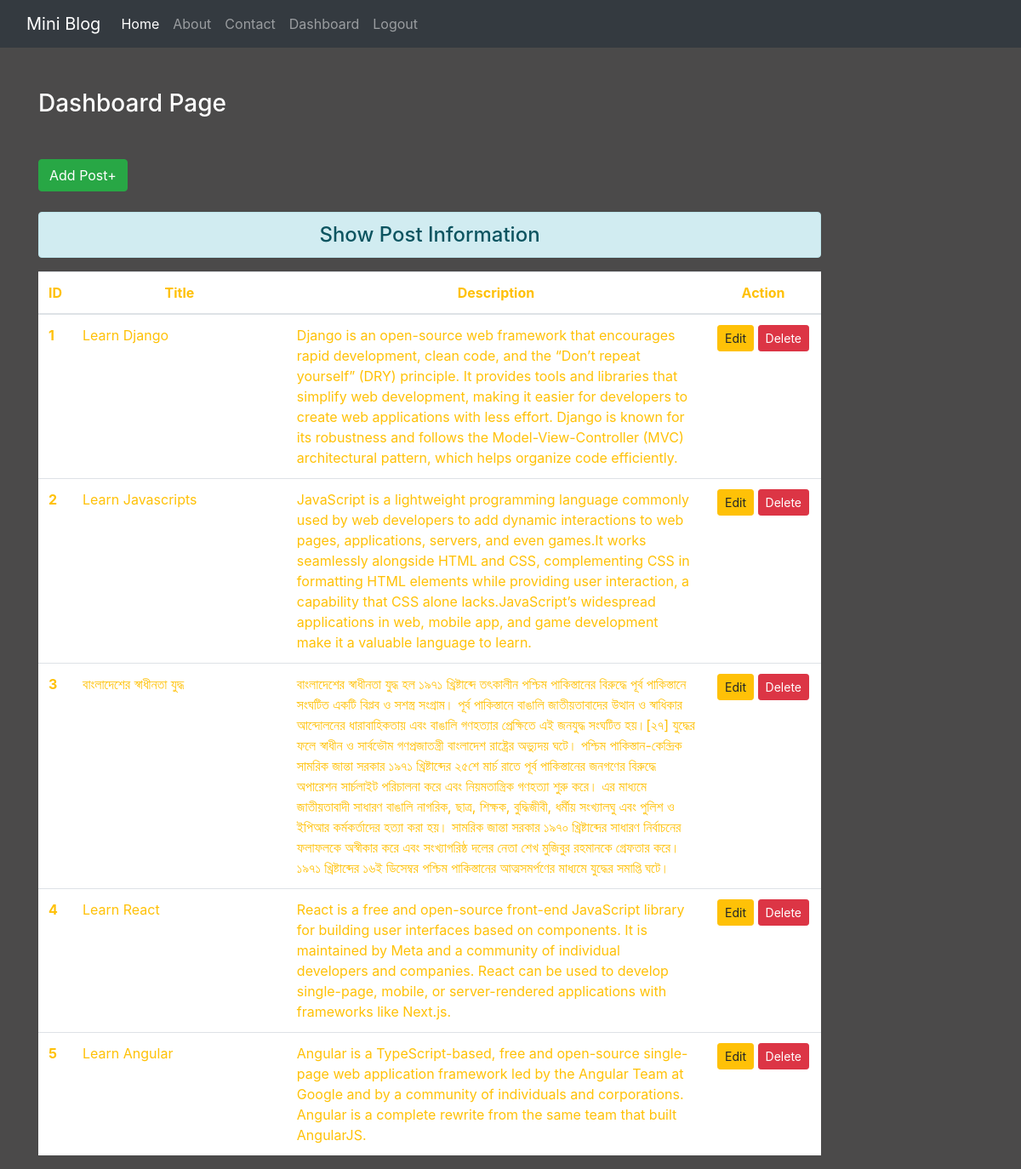
Page /dashboard/ (signed in) on the earlier database version.
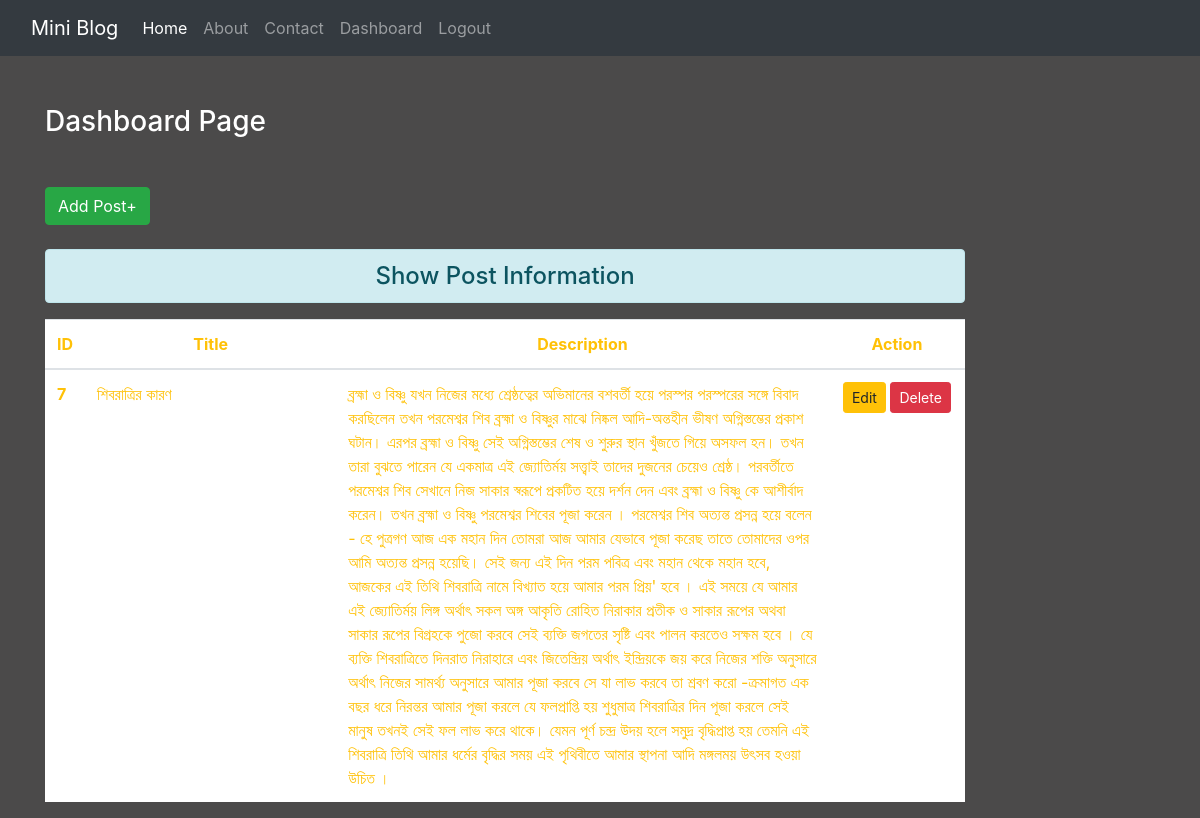
Same page on the later database version.
### blog_app/models.py (models this page shows)
class Post(models.Model):
    title = models.CharField(max_length = 150)
    desc = models.TextField()

### blog_app/views.py (the view)
# urls.py: path('dashboard/', views.dasboard, name='dashboard'),
def dasboard(request):
    if request.user.is_authenticated:
        posts = Post.objects.all()
        user = request.user
        full_name = user.get_full_name()
        return render(request, 'blog_app/dashboard.html',{'posts':posts,'full_name':full_name})
    else:
        return HttpResponseRedirect('/login/')

### templates/blog_app/dashboard.html (shortened to what this page needs)
{% extends "blog_app/base.html" %}
{% block content %}
<div class="col-sm-10">
    <h3 class="text-white my-5">Dashboard Page</h3>
    <a href="{% url 'addpost'%}" class="btn btn-success">Add Post+</a>
    <h4 class="text-center alert alert-info mt-4">Show Post Information</h4>
    {% if posts %}
    <table class="table table-hover bg-white">
        <thead>
            <tr class="text-center text-warning">
                <th scope="col" style="width:2%">ID</th>
                <th scope="col" style="width:28%">Title</th>
                <th scope="col" style="width:55%">Description</th>
                <th scope="col" style="width:15%">Action</th>
            </tr>
        </thead>
        <tbody>
            {% for post in posts %}
                <tr class="text-warning">
                    <th scope="row">{{post.id}}</th>
                    <td>{{post.title}}</td>
                    <td>{{post.desc}}</td>
                    <td class="text-center">
                        <a href="{% url 'updatepost' post.id%}" class="btn btn-warning btn-sm">Edit</a>
                            <form action="{% url 'deletepost' post.id %}" method="post" class="d-inline">
                                <input type="submit" class="btn btn-danger btn-sm" value="Delete">
                            </form>
                    </td>
                </tr>
            {% endfor %}
        </tbody>
    </table>
    {% else %}
    <h4 class="text-center alert alert-warning">No Records</h4>
    {% endif %}
</div>
{% endblock content %}

Differences in the rows shown:
removed Post: id "1", title "Learn Django", desc "Django is an open-source web framework that encourages rapid development, clean code, and the “Don’t repeat yourself” (DRY) principle. It provides tools and libraries that simplify web development, making it easier for developers to create web applications with less effort. Django is known for its robustness and follows the Model-View-Controller (MVC) architectural pattern, which helps organize code efficiently."
removed Post: id "2", title "Learn Javascripts", desc "JavaScript is a lightweight programming language commonly used by web developers to add dynamic interactions to web pages, applications, servers, and even games.It works seamlessly alongside HTML and CSS, complementing CSS in formatting HTML elements while providing user interaction, a capability that CSS alone lacks.JavaScript’s widespread applications in web, mobile app, and game development make it a valuable language to learn."
removed Post: id "3", title "বাংলাদেশের স্বাধীনতা যুদ্ধ", desc "বাংলাদেশের স্বাধীনতা যুদ্ধ হল ১৯৭১ খ্রিষ্টাব্দে তৎকালীন পশ্চিম পাকিস্তানের বিরুদ্ধে পূর্ব পাকিস্তানে সংঘটিত একটি বিপ্লব ও সশস্ত্র সংগ্রাম। পূর্ব পাকিস্তানে বাঙালি জাতীয়তাবাদের উত্থান ও স্বাধিকার আন্দোলনের ধারাবাহিকতায় এবং বাঙালি গণহত্যার প্রেক্ষিতে এই জনযুদ্ধ সংঘটিত হয়।[২৭] যুদ্ধের ফলে স্বাধীন ও সার্বভৌম গণপ্রজাতন্ত্রী বাংলাদেশ রাষ্ট্রের অভ্যুদয় ঘটে। পশ্চিম পাকিস্তান-কেন্দ্রিক সামরিক জান্তা সরকার ১৯৭১ খ্রিষ্টাব্দের ২৫শে মার্চ রাতে পূর্ব পাকিস্তানের জনগণের বিরুদ্ধে অপারেশন সার্চলাইট পরিচালনা করে এবং নিয়মতান্ত্রিক গণহত্যা শুরু করে। এর মাধ্যমে জাতীয়তাবাদী সাধারণ বাঙালি নাগরিক, ছাত্র, শিক্ষক, বুদ্ধিজীবী, ধর্মীয় সংখ্যালঘু এবং পুলিশ ও ইপিআর কর্মকর্তাদের হত্যা করা হয়। সামরিক জান্তা সরকার…"
removed Post: id "4", title "Learn React", desc "React is a free and open-source front-end JavaScript library for building user interfaces based on components. It is maintained by Meta and a community of individual developers and companies. React can be used to develop single-page, mobile, or server-rendered applications with frameworks like Next.js."
removed Post: id "5", title "Learn Angular", desc "Angular is a TypeScript-based, free and open-source single-page web application framework led by the Angular Team at Google and by a community of individuals and corporations. Angular is a complete rewrite from the same team that built AngularJS."
added Post: id "7", title "শিবরাত্রির কারণ", desc "ব্রহ্মা ও বিষ্ণু যখন নিজের মধ্যে শ্রেষ্ঠত্বের অভিমানের বশবর্তী হয়ে পরস্পর পরস্পরের সঙ্গে বিবাদ করছিলেন তখন পরমেশ্বর শিব ব্রহ্মা ও বিষ্ণুর মাঝে নিষ্কল আদি-অন্তহীন ভীষণ অগ্নিস্তম্ভের প্রকাশ ঘটান। এরপর ব্রহ্মা ও বিষ্ণু সেই অগ্নিস্তম্ভের শেষ ও শুরুর স্থান খুঁজতে গিয়ে অসফল হন। তখন তারা বুঝতে পারেন যে একমাত্র এই জ্যোতির্ময় সত্ত্বাই তাদের দুজনের চেয়েও শ্রেষ্ঠ। পরবর্তীতে পরমেশ্বর শিব সেখানে নিজ সাকার স্বরূপে প্রকটিত হয়ে দর্শন দেন এবং ব্রহ্মা ও বিষ্ণু কে আশীর্বাদ করেন। তখন ব্রহ্মা ও বিষ্ণু পরমেশ্বর শিবের পূজা করেন । পরমেশ্বর শিব অত্যন্ত প্রসন্ন হয়ে বলেন - হে পুত্রগণ আজ এক মহান দিন তোমরা আজ আমার যেভাবে পূজা করেছ তাতে তোমাদের ওপর আমি অত্যন্ত প্রসন্ন হয়েছি। সেই জন্য এই দিন পরম পবিত্র এবং মহান…"
